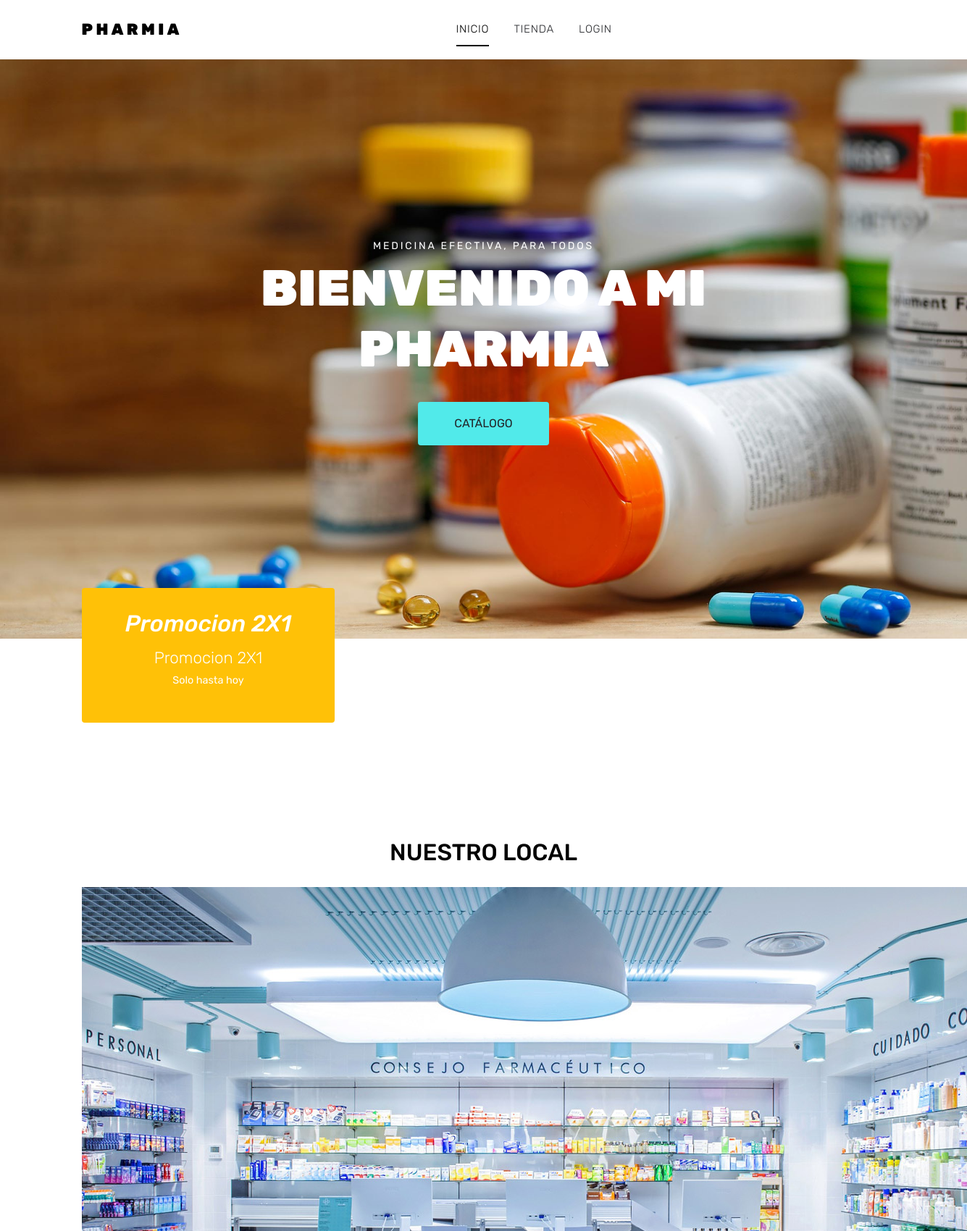
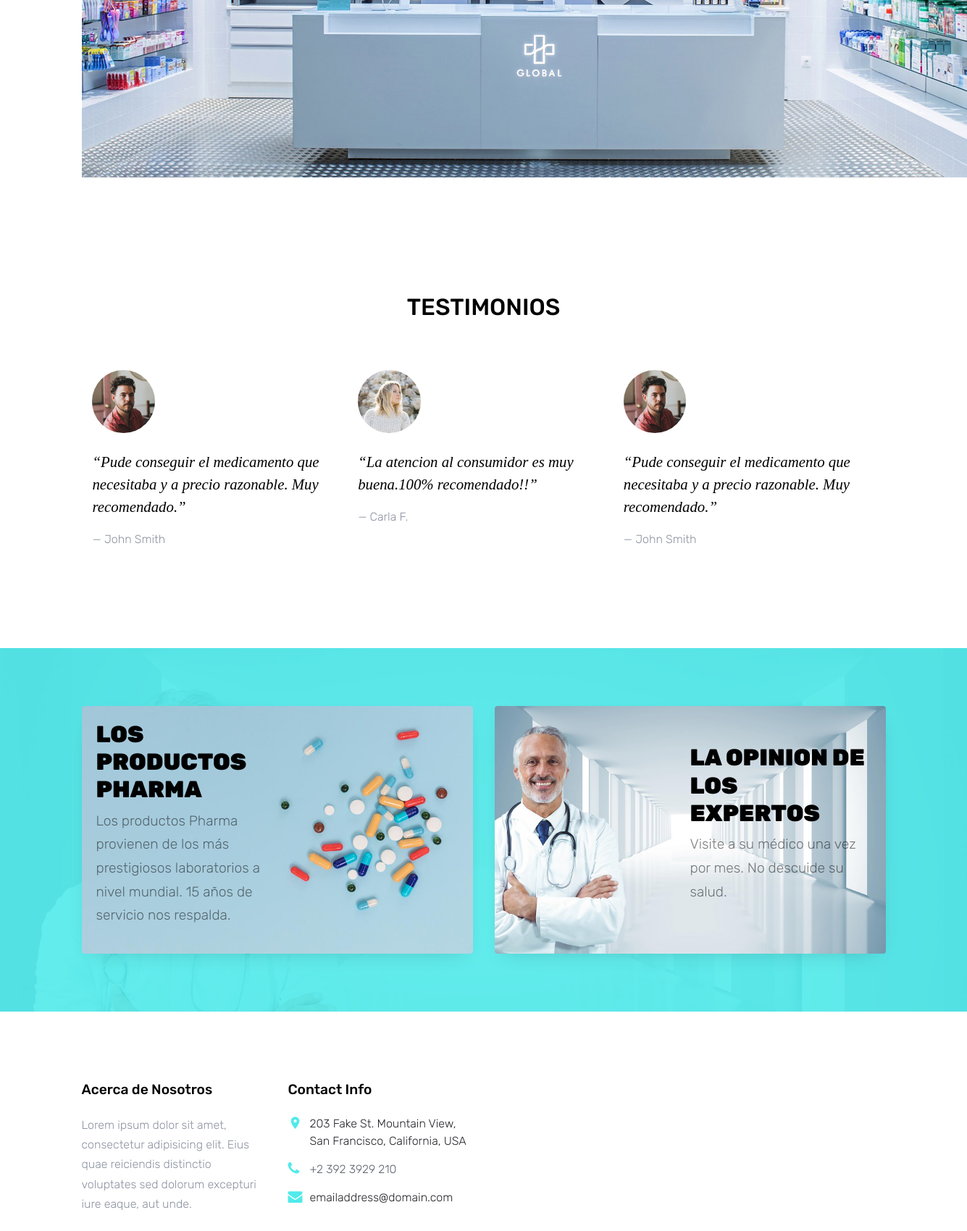
The page / (upper part) on the database its author committed (2 pictures, top to bottom).
### home/models.py (models this page shows)
class Sticky(models.Model):
	titulo=models.CharField(max_length=300)
	subtitulo=models.CharField(max_length=300)
	descripcion=models.TextField()
	color=models.CharField(max_length=300,blank=True)

class Testimonial(models.Model):
	nombre=models.CharField(max_length=300)
	descripcion=models.TextField()
	imagen=models.ImageField(upload_to='static/images/',null=True)

### home/views.py (the view)
# urls.py: path('', views.myHomeView,name="home"),
def myHomeView(request,*args,**kwargs):
	myContext={
	'Sticky': Sticky.objects.all(),
	'Testimonials': Testimonial.objects.all(),
	}
	return render(request,"home/index.html",myContext)

### home/templates/home/index.html (shortened to what this page needs)
{% load static %}
<!DOCTYPE html>
<html lang="en">
<head>
  <link rel="stylesheet" href="{% static 'home/fonts/icomoon/style.css' %}">
  <link rel="stylesheet" href="{% static 'home/css/bootstrap.min.css' %}">
  <link rel="stylesheet" href="{% static 'home/css/magnific-popup.css' %}">
  <link rel="stylesheet" href="{% static 'home/css/jquery-ui.css' %}">
  <link rel="stylesheet" href="{% static 'home/css/owl.carousel.min.css' %}">
  <link rel="stylesheet" href="{% static 'home/css/owl.theme.default.min.css' %}">
  <link rel="stylesheet" href="{% static 'home/css/aos.css' %}">
  <link rel="stylesheet" href="{% static 'home/css/style.css' %}">
</head>
<body>
  <div class="site-wrap">
    <div class="site-navbar py-2">
      <div class="container">
        <div class="d-flex align-items-center justify-content-between">
          <div class="logo">
            <div class="site-logo">
              <a href="/" class="js-logo-clone">Pharmia</a>
            </div>
          </div>
          <div class="main-nav d-none d-lg-block">
            <nav class="site-navigation text-right text-md-center" role="navigation">
              <ul class="site-menu js-clone-nav d-none d-lg-block">
                <li class="active"><a href="/">Inicio</a></li>
                <li><a href="/shop">Tienda</a></li>
                {% if user.is_authenticated %}
                <li><a href="/sticky_add">Añadir Sticky</a></li>
                <li><a href="/testimonial_add">Añadir Testimonio</a></li>
                <li><a href="/sticky_view">Ver Stickys</a></li>
                <li><a href="/testimonial_view">Ver Testimonios</a></li>
                {% if user.is_staff %}
                <li><a href="/add_user">Añadir Usuario</a></li>
                <li><a href="/delete">Borrar Usuario</a></li>
                {%endif%}
                <li><a href="/change_password">Cambiar Contraseña</a></li>
                <li><a href="/logout">logout</a></li><br>
                <li><a href="/proveedor/add_proveedor">Añadir Proveedor</a></li>
                <li><a href="/proveedor/view_proveedor">Ver Proveedores</a></li>
                <li><a href="/producto/add_producto">Añadir Producto</a></li>
                <li><a href="/producto/view_producto">Ver Productos</a></li>
                <li><a href="/cliente/create">Añadir Cliente</a></li>
                <li><a href="/cliente">Ver Clientes</a></li>
                <li><a href="/ventas/formulario_venta/">Añadir Venta</a></li>
                <li><a href="/ventas/ver_formularios/">Detalles de Venta</a></li>
                {%else%}
                <li><a href="/login">Login</a></li>
                {%endif%}
              </ul>
            </nav>
          </div>
        </div>
      </div>
    </div>
    <div class="site-blocks-cover" style="background-image: url('{% static 'home/images/hero_1.jpg' %}');">
      <div class="container">
        <div class="row">
          <div class="col-lg-7 mx-auto order-lg-2 align-self-center">
            <div class="site-block-cover-content text-center">
              <h2 class="sub-title">Medicina efectiva, para todos</h2>
              <h1>Bienvenido a mi Pharmia</h1>
              <p>
                <a href="/shop" class="btn btn-primary px-5 py-3">Catálogo</a>
              </p>
            </div>
          </div>
        </div>
      </div>
    </div>
    <div class="site-section">
      <div class="container">
        <div class="row align-items-stretch section-overlap">
	{% for Stick in Sticky %}
          <div class="col-md-6 col-lg-4 mb-4 mb-lg-0">
            <div class="banner-wrap {{Stick.color}} h-100">
              <a href="#" class="h-100">
                <h5>{{Stick.titulo}}</h5>
                <p>
                  {{Stick.subtitulo}}
                  <strong>{{Stick.descripcion}}</strong>
                </p>
              </a>
            </div>
          </div>
	{% endfor %}
        </div>
      </div>
    </div>
    <div class="site-section">
      <div class="container">
        <div class="row">
          <div class="title-section text-center col-12">
            <h2 class="text-uppercase">Nuestro Local</h2>
          </div>
        </div>
        <div class="container">
          <div class="row">
            <img src="{% static 'home/images/farmacia_iluminacion.jpg' %}" alt="Image" class="img-responsive">
          </div>
        </div>
      </div>
    </div>
    <div class="site-section">
      <div class="container">
        <div class="row">
          <div class="title-section text-center col-12">
            <h2 class="text-uppercase">Testimonios</h2>
          </div>
        </div>
        <div class="row">
          <div class="col-md-12 block-3 products-wrap">
            <div class="nonloop-block-3 no-direction owl-carousel">
              {% for Testimony in Testimonials %}
              <div class="testimony">
                <blockquote>
                  <img src="{{Testimony.imagen.url}}" alt="Image" class="img-fluid w-25 mb-4 rounded-circle">
                  <p>&ldquo;{{Testimony.descripcion}}&rdquo;</p>
                </blockquote>
                <p>&mdash; {{Testimony.nombre}}</p>
              </div>
            {%endfor%}
            </div>
          </div>
        </div>
      </div>
    </div>
    <div class="site-section bg-secondary bg-image" style="background-image: url('{% static 'home/images/bg_2.jpg' %}');">
      <div class="container">
        <div class="row align-items-stretch">
          <div class="col-lg-6 mb-5 mb-lg-0">
            <a href="#" class="banner-1 h-100 d-flex" style="background-image: url('{% static 'home/images/bg_1.jpg' %}');">
              <div class="banner-1-inner align-self-center">
                <h2>Los productos Pharma</h2>
                <p>Los productos Pharma provienen de los más prestigiosos laboratorios a nivel mundial. 15 años de servicio nos respalda.
                </p>
              </div>
            </a>
          </div>
          <div class="col-lg-6 mb-5 mb-lg-0">
            <a href="#" class="banner-1 h-100 d-flex" style="background-image: url('{% static 'home/images/bg_2.jpg' %}');">
              <div class="banner-1-inner ml-auto  align-self-center">
                <h2>La opinion de los expertos</h2>
                <p>Visite a su médico una vez por mes. No descuide su salud.
                </p>
              </div>
            </a>
          </div>
        </div>
      </div>
    </div>
    <footer class="site-footer">
      <div class="container">
        <div class="row">
          <div class="col-md-6 col-lg-3 mb-4 mb-lg-0">
            <div class="block-7">
              <h3 class="footer-heading mb-4">Acerca de Nosotros</h3>
              <p>Lorem ipsum dolor sit amet, consectetur adipisicing elit. Eius quae reiciendis distinctio voluptates
                sed dolorum excepturi iure eaque, aut unde.</p>
            </div>
          </div>
          <div class="col-md-6 col-lg-3">
            <div class="block-5 mb-5">
              <h3 class="footer-heading mb-4">Contact Info</h3>
              <ul class="list-unstyled">
                <li class="address">203 Fake St. Mountain View, San Francisco, California, USA</li>
                <li class="phone"><a href="tel://23923929210">+2 392 3929 210</a></li>
                <li class="email">emailaddress@domain.com</li>
              </ul>
            </div>
          </div>
        </div>
      </div>
    </footer>
  </div>
</body>
</html>

### rows shown on the page
Sticky: titulo "Promocion 2X1", subtitulo "Promocion 2X1", descripcion "Solo hasta hoy"
Testimonial: imagen (picture), descripcion "Pude conseguir el medicamento que necesitaba y a precio razonable. Muy recomendado.", nombre "John Smith"
Testimonial: imagen (picture), descripcion "La atencion al consumidor es muy buena.100% recomendado!!", nombre "Carla F."
